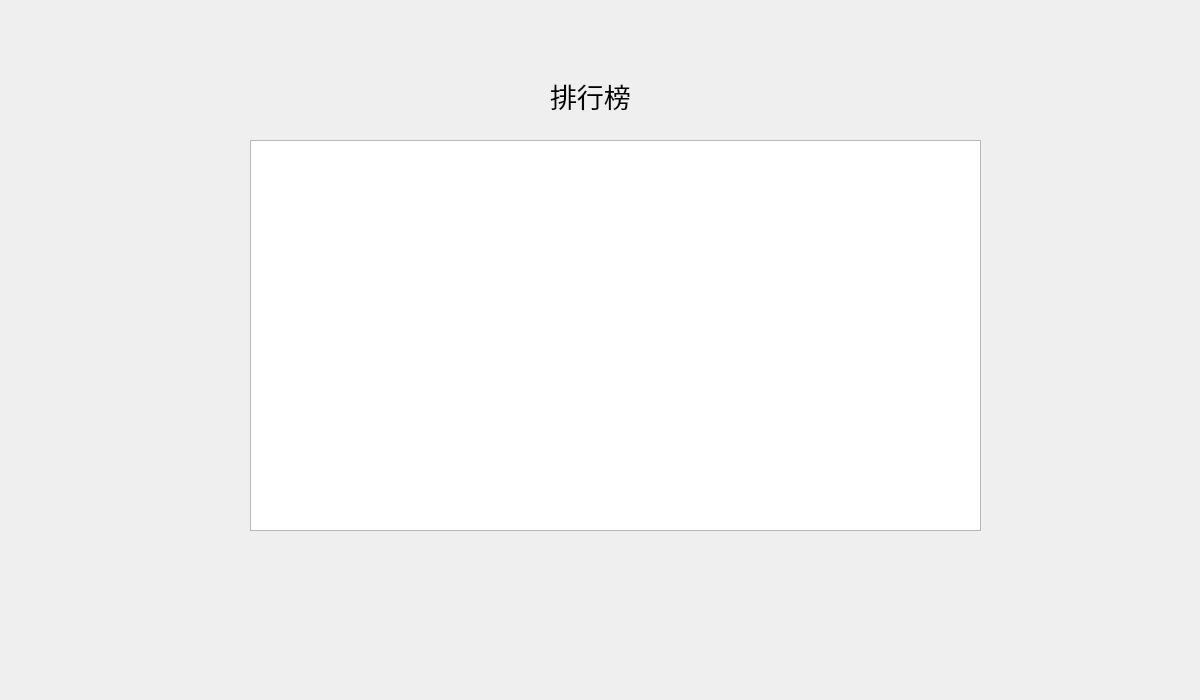
<?xml version="1.0" encoding="UTF-8"?>
<ui version="4.0">
 <class>rankDialog</class>
 <widget class="QDialog" name="rankDialog">
  <property name="geometry">
   <rect>
    <x>0</x>
    <y>0</y>
    <width>1200</width>
    <height>700</height>
   </rect>
  </property>
  <property name="windowTitle">
   <string>Dialog</string>
  </property>
  <widget class="QLabel" name="title">
   <property name="geometry">
    <rect>
     <x>550</x>
     <y>50</y>
     <width>261</width>
     <height>91</height>
    </rect>
   </property>
   <property name="font">
    <font>
     <family>Arial Unicode MS</family>
     <pointsize>20</pointsize>
    </font>
   </property>
   <property name="text">
    <string>排行榜</string>
   </property>
  </widget>
  <widget class="QTableView" name="tableView">
   <property name="geometry">
    <rect>
     <x>250</x>
     <y>140</y>
     <width>731</width>
     <height>391</height>
    </rect>
   </property>
  </widget>
 </widget>
 <resources/>
 <connections/>
</ui>
